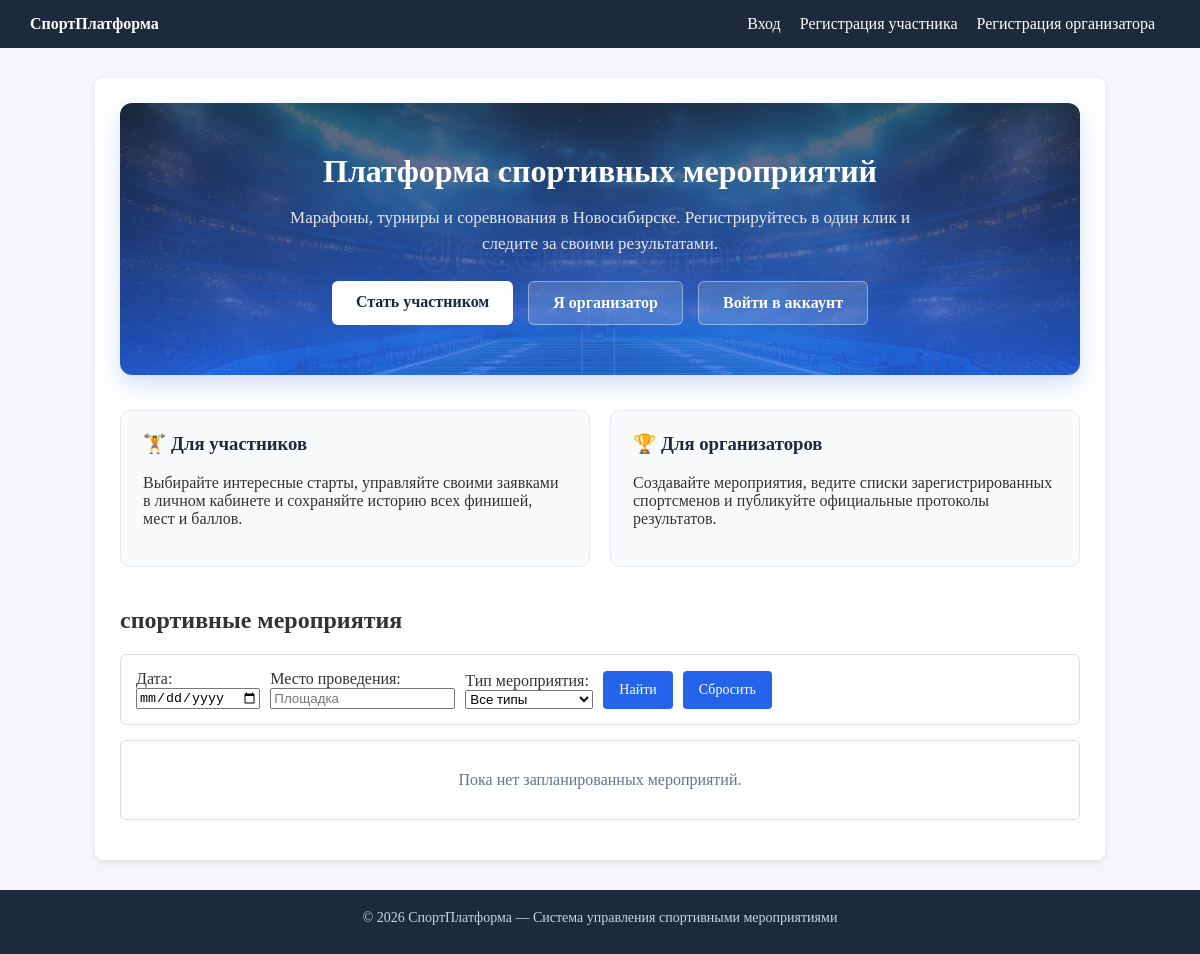
The app's page /, older data.
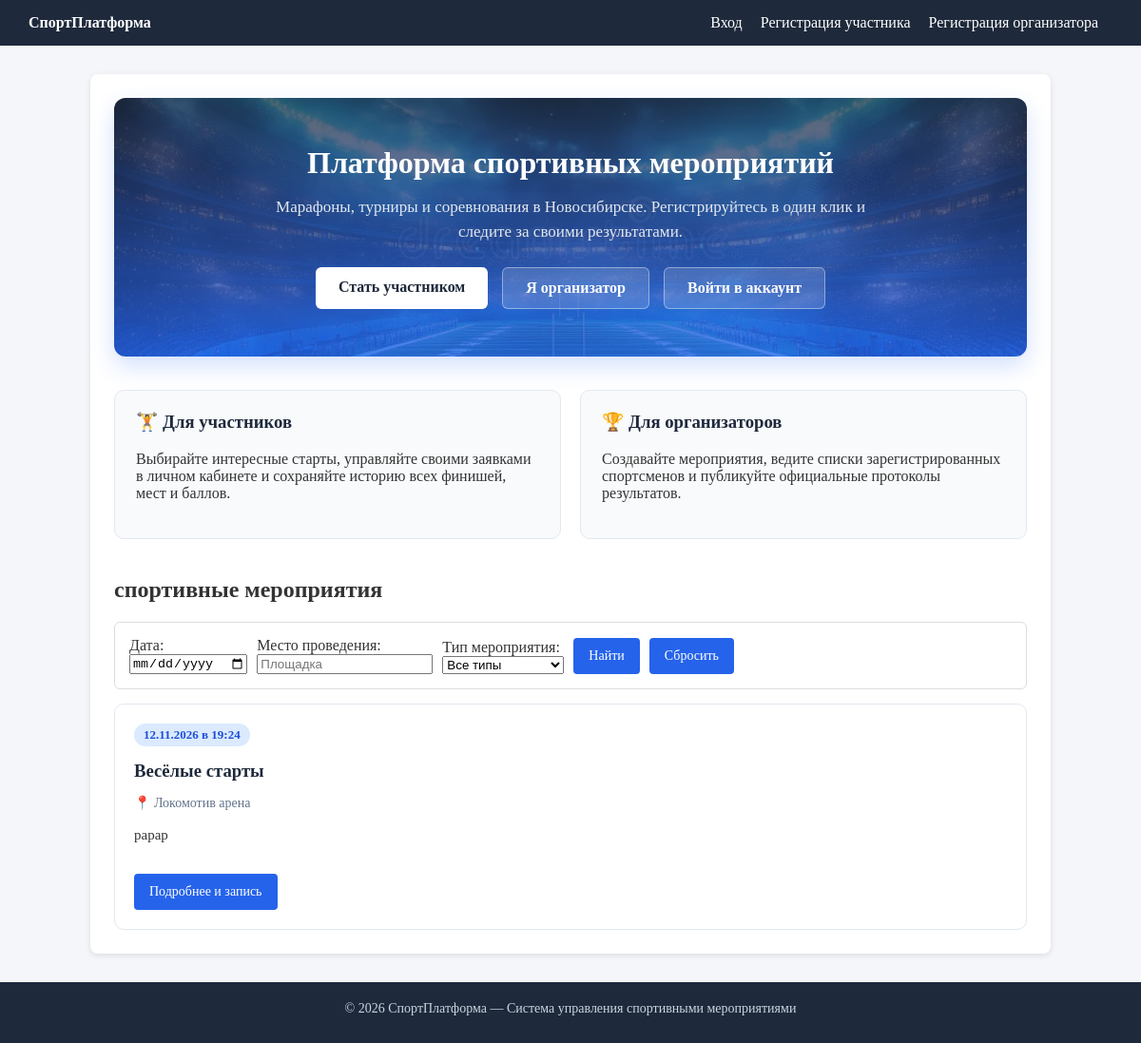
The same page, newer data.
### events_app/models.py (models this page shows, shortened)
class Event(models.Model):
    class EventType(models.TextChoices):
        MARATHON = "marathon", "Марафон / Забег"
        TOURNAMENT = "tournament", "Турнир"
        COMPETITION = "competition", "Соревнование"
        OTHER = "other", "Другое"
    organizer = models.ForeignKey(
        Organizer,
        on_delete=models.CASCADE,
        related_name="events",
        verbose_name="Организатор",
    )
    title = models.CharField(max_length=200, verbose_name="Название мероприятия")
    event_type = models.CharField(
        max_length=20,
        choices=EventType.choices,
        default=EventType.COMPETITION,
        verbose_name="Тип мероприятия",
    )
    description = models.TextField(verbose_name="Описание")
    date = models.DateTimeField(verbose_name="Дата и время проведения")
    location = models.CharField(max_length=255, verbose_name="Место проведения")
    class Meta:
        verbose_name = "Мероприятие"
        verbose_name_plural = "Мероприятия"
        ordering = ["date"]

### events_app/views.py (the view)
# urls.py: path("", views.home, name="home"),
def home(request):
    events = Event.objects.all()
    date_query = request.GET.get("date")
    location_query = request.GET.get("location")
    type_query = request.GET.get("event_type")
    if date_query:
        events = events.filter(date__date=date_query)
    if location_query:
        events = events.filter(location__icontains=location_query)
    if type_query:
        events = events.filter(event_type=type_query)
    return render(
        request,
        "events_app/home.html",
        {
            "events": events,
            "event_types": Event.EventType.choices,
            "selected_date": date_query or "",
            "selected_location": location_query or "",
            "selected_type": type_query or "",
        },
    )

### events_app/templates/events_app/home.html (shortened to what this page needs)
{% extends "base.html" %}
{% block content %}
{% if not user.is_authenticated %}
    <div class="hero">
        <h1>Платформа спортивных мероприятий</h1>
        <p>Марафоны, турниры и соревнования в Новосибирске. Регистрируйтесь в один клик и следите за своими результатами.</p>
        <div class="hero-buttons">
            <a href="{% url 'register_participant' %}" class="btn-hero-primary">Стать участником</a>
            <a href="{% url 'register_organizer' %}" class="btn-hero-secondary">Я организатор</a>
            <a href="{% url 'login' %}" class="btn-hero-secondary">Войти в аккаунт</a>
        </div>
    </div>
    <div class="features-grid">
        <div class="feature-card">
            <h3>🏋️ Для участников</h3>
            <p>Выбирайте интересные старты, управляйте своими заявками в личном кабинете и сохраняйте историю всех финишей, мест и баллов.</p>
        </div>
        <div class="feature-card">
            <h3>🏆 Для организаторов</h3>
            <p>Создавайте мероприятия, ведите списки зарегистрированных спортсменов и публикуйте официальные протоколы результатов.</p>
        </div>
    </div>
{% endif %}
<h2>спортивные мероприятия</h2>
<form method="get" class="card" style="display: flex; gap: 10px; flex-wrap: wrap; align-items: end;">
    <div>
        <label>Дата:</label><br>
        <input type="date" name="date" value="{{ selected_date }}">
    </div>
    <div>
        <label>Место проведения:</label><br>
        <input type="text" name="location" placeholder="Площадка" value="{{ selected_location }}">
    </div>
    <div>
        <label>Тип мероприятия:</label><br>
        <select name="event_type">
            <option value="">Все типы</option>
        </select>
    </div>
    <button type="submit" class="btn">Найти</button>
    <a href="{% url 'home' %}" class="btn">Сбросить</a>
</form>
{% if events %}
    <div class="events-grid">
        {% for event in events %}
            <div class="event-card">
                <div>
                    <span class="event-badge">{{ event.date|date:"d.m.Y в H:i" }}</span>
                    <h3 style="margin: 5px 0 10px;">
                        <a href="{% url 'event_detail' event.id %}" style="color: #1e293b; text-decoration: none;">
                            {{ event.title }}
                        </a>
                    </h3>
                    <p style="color: #64748b; font-size: 14px; margin-bottom: 10px;">
                        📍 {{ event.location }}
                    </p>
                    <p style="font-size: 15px; line-height: 1.4;">
                        {{ event.description|truncatewords:20 }}
                    </p>
                </div>
                <div style="margin-top: 15px;">
                    <a href="{% url 'event_detail' event.id %}" class="btn">Подробнее и запись</a>
                </div>
            </div>
        {% endfor %}
    </div>
{% else %}
    <div class="card" style="text-align: center; padding: 30px; color: #64748b;">
        <p style="margin: 0; font-size: 16px;">Пока нет запланированных мероприятий.</p>
    </div>
{% endif %}
{% endblock %}

Row changes from the older to the newer data that the page shows:
added Event: date "12.11.2026 в 19:24", title "Весёлые старты", location "Локомотив арена", description "рарар"
Text that changed along with them:
text no longer shown: "Пока нет запланированных мероприятий."
